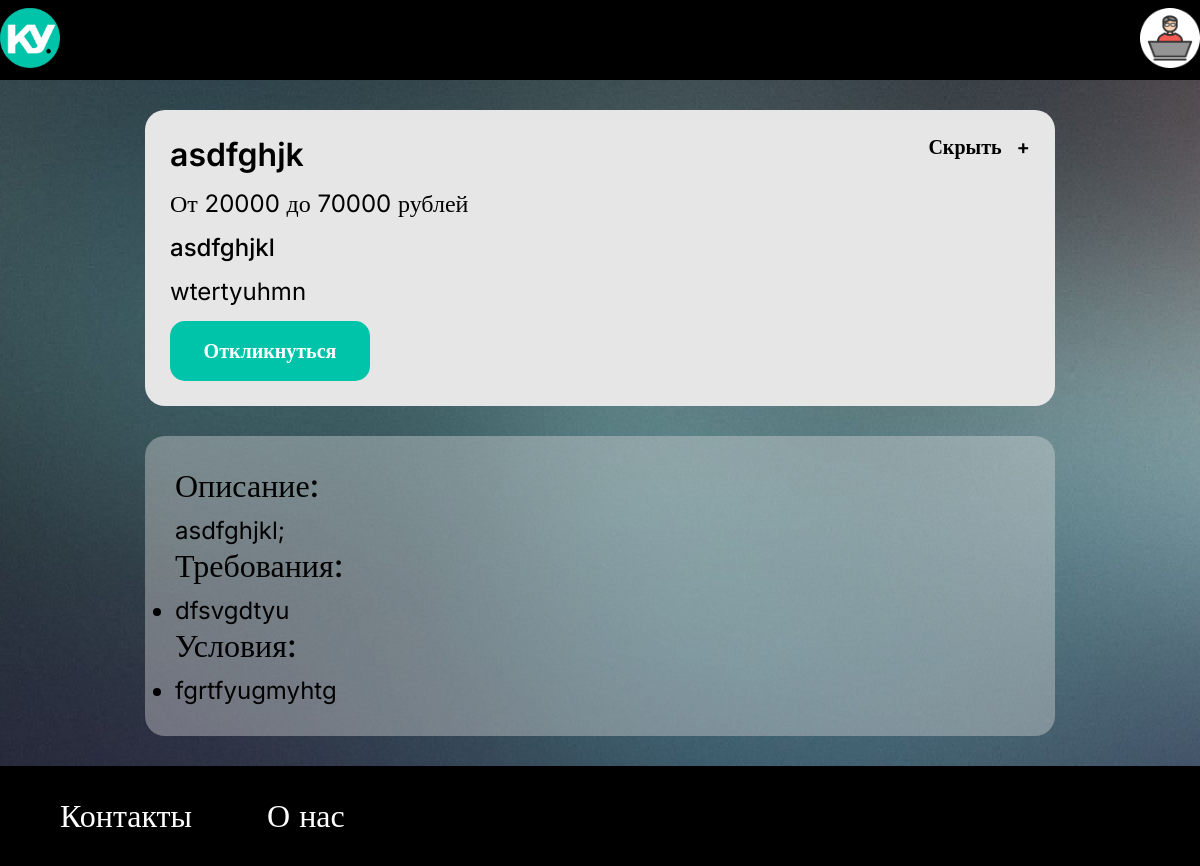
The page /vacancy_detail/3/ on the database its author committed.
### DB_client/models.py (models this page shows)
class Job(models.Model):
    employer_id = models.ForeignKey(User, on_delete=models.CASCADE)
    name = models.CharField(max_length=100)
    company_name = models.CharField(max_length=100)
    description = models.TextField()
    requirements = models.JSONField()
    conditions = models.TextField()
    salary_from = models.DecimalField(max_digits=8, decimal_places=0, null=True)
    salary_to = models.DecimalField(max_digits=8, decimal_places=0, null=True)
    location = models.CharField(max_length=100)
    job_type = models.CharField(
        max_length=10,
        choices=[
            ('Full_Time', 'Полная занятость'),
            ('Part_Time', 'Частичная занятость'),
            ('Remote', 'Удалённая работа')
        ]
    )
    experience_level = models.CharField(
        max_length=20,
        choices=[
            ('no_expirience', 'Без опыта'),
            ('1_between_3', 'От 1 года до 3 лет'),
            ('3_between_6', 'От 3 до 6 лет'),
            ('more_than_6', 'От 3 до 6 лет'),
        ]
    )
    created_at = models.DateTimeField(auto_now_add=True)
    updated_at = models.DateTimeField(auto_now=True)

### DB_client/views.py (the view)
# urls.py: path("vacancy_detail/<int:vac_id>/", vacancy_detail, name="vacancy_detail"),
def vacancy_detail(request, vac_id):
    vacancy = model_to_dict(Job.objects.get(id=vac_id))
    get_salary_info(vacancy)
    vacancy['requirements'] = vacancy['requirements'].split(', ')
    print(vacancy)
    return render(request, 'new_templates/vacancy_info.html', {'vacancy': vacancy})

### DB_client/views.py (called while the page is built)
def get_salary_info(vac):
    if vac['salary_from'] is not None and vac['salary_to'] is not None:
        vac['salary_info'] = f'От {vac["salary_from"]} до {vac["salary_to"]} рублей'
    elif vac['salary_from'] is None and vac['salary_to'] is not None:
        vac['salary_info'] = f'До {vac["salary_to"]} рублей'
    elif vac['salary_from'] is not None and vac.salary_to is None:
        vac['salary_info'] = f'От {vac["salary_from"]} рублей'
    else:
        vac['salary_info'] = 'Зарплата не указана'

### DB_client/templates/new_templates/vacancy_info.html (shortened to what this page needs)
<!DOCTYPE html>
<html lang="en">
<head>
    <link rel="stylesheet" href="../../static/css/new_css/vacancy_info.css">
</head>
<body>
    <header class="vacancy-info-header">
        <nav class="vacancy-info-nav">
            <a class="logo" href="{% url 'start_page' %}">
                <img src="../../static/img/logo_start.png" width="60" height="60" alt="Логотип КодовоеУбежище">
            </a>
            <a class="personal-cabinet-logo" href="#">
                <img src="../../static/img/personal_cabinet_logo.png" width="60" height="60" alt="Логотип персонального кабинета">
            </a>
        </nav>
    </header>
    <main class="vacancy-info-main">
        <div class="vacancy">
            <div class="vacancy-info">
                <p class="vacancy-info-head">{{ vacancy.name }}</p>
                <p class="vacancy-info-salary">{{ vacancy.salary_info }}</p>
                <p class="vacancy-info-company">{{ vacancy.company_name }}</p>
                <p class="vacancy-info-workplace">{{ vacancy.location }}</p>
                <button type="button" class="vacancy-apply-button">Откликнуться</button>
            </div>
            <div class="vacancy-buttons">
                <button type="button" class="hide-vacancy-button">Скрыть</button>
                <button type="button" class="add-vacancy-button">+</button>
            </div>
        </div>
        <div class="vacancy-block">
            <div class="vacancy-about">
                <p class="vacancy-about-header">Описание:</p>
                <p class="vacancy-about-item">{{ vacancy.description }}</p>
            </div>
            <div class="vacancy-about">
                <p class="vacancy-about-header">Требования:</p>
                <ul class="vacancy-about-items">
                    {% for skill in vacancy.requirements %}
                    <li class="vacancy-about-item">
                        {{ skill }}
                    </li>
                    {% endfor %}
                </ul>
            </div>
            <div class="vacancy-about">
                <p class="vacancy-about-header">Условия:</p>
                <ul class="vacancy-about-items">
                    <li class="vacancy-about-item">
                        {{ vacancy.conditions }}
                    </li>
                </ul>
            </div>
        </div>
    </main>
    <footer class="vacancy-info-footer">
        <nav class="vacancy-info-footer-nav">
            <ul class="footer-site-navigation">
                <li class="footer-site-navigation-item">
                    <a href="">Контакты</a>
                </li>
                <li class="footer-site-navigation-item">
                    <a href="">О нас</a>
                </li>
            </ul>
        </nav>
    </footer>
</body>
</html>

### DB_client/static/css/new_css/vacancy_info.css (style rules this page uses)
body { margin: 0; padding: 0; }
.vacancy-info-header { margin: 0; padding: 0; background-color: black; }
.vacancy-info-nav { display: flex; height: 80px; justify-content: space-between; align-items: center; }
.vacancy-info-main { margin: 0; padding: 30px 0; background: url(../../img/page.png); background-size: auto; display: flex; flex-direction: column; align-items: center; gap: 30px; }
.vacancy { padding: 25px; width: 860px; background-color: #e6e6e6; display: flex; justify-content: space-between; border-radius: 20px; }
.vacancy-info { display: flex; flex-direction: column; gap: 15px; }
.vacancy-info-head { margin: 0; padding: 0; color: black; font-family: Inter; font-size: 32px; font-weight: 600; }
.vacancy-info-salary { margin: 0; padding: 0; font-family: Inter; color: black; font-size: 24px; font-weight: 400; }
.vacancy-info-company { margin: 0; padding: 0; color: black; font-family: Inter; font-size: 24px; font-weight: 500; }
.vacancy-info-workplace { margin: 0; padding: 0; color: black; font-family: Inter; font-size: 24px; font-weight: 400; }
.vacancy-apply-button { margin: 0; padding: 0; color: white; border: none; border-radius: 15px; background: #00c4a9; width: 200px; height: 60px; font-family: Inter; font-size: 20px; font-weight: 600; }
.vacancy-buttons { display: flex; flex-direction: row; align-items: flex-start; gap: 15px; }
.vacancy-buttons button { margin: 0; padding: 0; color: black; border: none; background: none; font-family: Inter; font-size: 20px; font-weight: 600; }
.vacancy-block { background-color: rgba(217, 217, 217, 0.4); border-radius: 20px; padding: 30px; }
.vacancy-about { display: flex; flex-direction: column; gap: 10px; width: 850px; }
.vacancy-about-header { margin: 0; padding: 0; font-family: Inter; font-size: 32px; font-weight: 500; line-height: 40px; color: black; }
.vacancy-about-items { margin: 0; padding: 0; }
.vacancy-about-item { margin: 0; padding: 0; font-family: Inter; font-size: 24px; font-weight: 400; line-height: 30px; color: black; }
.vacancy-info-footer { margin: 0; padding: 0; background-color: black; height: 100px; display: flex; justify-content: flex-start; width: 100%; }
.vacancy-info-footer-nav { display: flex; flex-direction: row; margin: 0; gap: 50px; }
.footer-site-navigation { padding: 0; padding-left: 60px; margin: 0; display: flex; flex-direction: row; align-items: center; list-style: none; gap: 75px; }
.footer-site-navigation-item a { text-decoration: none; color: white; font-family: Inter; font-size: 32px; font-weight: 400; line-height: 38.73px; text-align: left; }

### rows shown on the page
Job: name "asdfghjk", company_name "asdfghjkl", location "wtertyuhmn", description "asdfghjkl;", requirements "dfsvgdtyu", conditions "fgrtfyugmyhtg"

### other values the page prints
{{ vacancy.salary_info }} "От 20000 до 70000 рублей"
